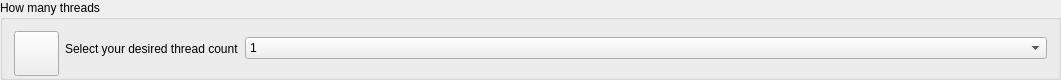
         <widget class="QGroupBox" name="groupBox_6">
          <property name="geometry">
           <rect>
            <x>10</x>
            <y>660</y>
            <width>1061</width>
            <height>80</height>
           </rect>
          </property>
          <property name="minimumSize">
           <size>
            <width>0</width>
            <height>80</height>
           </size>
          </property>
          <property name="title">
           <string>How many threads</string>
          </property>
          <layout class="QHBoxLayout" name="horizontalLayout_32">
           <item>
            <widget class="QPushButton" name="pushButton_8">
             <property name="minimumSize">
              <size>
               <width>45</width>
               <height>45</height>
              </size>
             </property>
             <property name="maximumSize">
              <size>
               <width>45</width>
               <height>45</height>
              </size>
             </property>
             <property name="text">
              <string/>
             </property>
             <property name="icon">
              <iconset>
               <normaloff>images/threads.svg</normaloff>images/threads.svg</iconset>
             </property>
             <property name="iconSize">
              <size>
               <width>30</width>
               <height>30</height>
              </size>
             </property>
            </widget>
           </item>
           <item>
            <layout class="QHBoxLayout" name="horizontalLayout_33">
             <item>
              <widget class="QLabel" name="label_8">
               <property name="sizePolicy">
                <sizepolicy hsizetype="Fixed" vsizetype="Preferred">
                 <horstretch>0</horstretch>
                 <verstretch>0</verstretch>
                </sizepolicy>
               </property>
               <property name="minimumSize">
                <size>
                 <width>160</width>
                 <height>0</height>
                </size>
               </property>
               <property name="text">
                <string>Select your desired thread count</string>
               </property>
               <property name="margin">
                <number>0</number>
               </property>
              </widget>
             </item>
             <item>
              <widget class="QComboBox" name="comboBox_4">
               <property name="sizePolicy">
                <sizepolicy hsizetype="Preferred" vsizetype="Fixed">
                 <horstretch>0</horstretch>
                 <verstretch>0</verstretch>
                </sizepolicy>
               </property>
               <item>
                <property name="text">
                 <string>1</string>
                </property>
               </item>
               <item>
                <property name="text">
                 <string>2</string>
                </property>
               </item>
               <item>
                <property name="text">
                 <string>3</string>
                </property>
               </item>
               <item>
                <property name="text">
                 <string>4</string>
                </property>
               </item>
               <item>
                <property name="text">
                 <string>5</string>
                </property>
               </item>
               <item>
                <property name="text">
                 <string>6</string>
                </property>
               </item>
               <item>
                <property name="text">
                 <string>7</string>
                </property>
               </item>
               <item>
                <property name="text">
                 <string>8</string>
                </property>
               </item>
               <item>
                <property name="text">
                 <string>9</string>
                </property>
               </item>
               <item>
                <property name="text">
                 <string>10</string>
                </property>
               </item>
               <item>
                <property name="text">
                 <string>11</string>
                </property>
               </item>
               <item>
                <property name="text">
                 <string>12</string>
                </property>
               </item>
               <item>
                <property name="text">
                 <string>13</string>
                </property>
               </item>
               <item>
                <property name="text">
                 <string>14</string>
                </property>
               </item>
               <item>
                <property name="text">
                 <string>15</string>
                </property>
               </item>
               <item>
                <property name="text">
                 <string>16</string>
                </property>
               </item>
               <item>
                <property name="text">
                 <string>17</string>
                </property>
               </item>
               <item>
                <property name="text">
                 <string>18</string>
                </property>
               </item>
               <item>
                <property name="text">
                 <string>19</string>
                </property>
               </item>
               <item>
                <property name="text">
                 <string>20</string>
                </property>
               </item>
               <item>
                <property name="text">
                 <string>21</string>
                </property>
               </item>
               <item>
                <property name="text">
                 <string>22</string>
                </property>
               </item>
               <item>
                <property name="text">
                 <string>23</string>
                </property>
               </item>
               <item>
                <property name="text">
                 <string>24</string>
                </property>
               </item>
               <item>
                <property name="text">
                 <string>25</string>
                </property>
               </item>
               <item>
                <property name="text">
                 <string>26</string>
                </property>
               </item>
               <item>
                <property name="text">
                 <string>27</string>
                </property>
               </item>
               <item>
                <property name="text">
                 <string>28</string>
                </property>
               </item>
               <item>
                <property name="text">
                 <string>29</string>
                </property>
               </item>
               <item>
                <property name="text">
                 <string>30</string>
                </property>
               </item>
               <item>
                <property name="text">
                 <string>31</string>
                </property>
               </item>
               <item>
                <property name="text">
                 <string>32</string>
                </property>
               </item>
               <item>
                <property name="text">
                 <string>33</string>
                </property>
               </item>
               <item>
                <property name="text">
                 <string>34</string>
                </property>
               </item>
               <item>
                <property name="text">
                 <string>35</string>
                </property>
               </item>
               <item>
                <property name="text">
                 <string>36</string>
                </property>
               </item>
               <item>
                <property name="text">
                 <string>37</string>
                </property>
               </item>
               <item>
                <property name="text">
                 <string>38</string>
                </property>
               </item>
               <item>
                <property name="text">
                 <string>39</string>
                </property>
               </item>
               <item>
                <property name="text">
                 <string>40</string>
                </property>
               </item>
               <item>
                <property name="text">
                 <string>41</string>
                </property>
               </item>
               <item>
                <property name="text">
                 <string>42</string>
                </property>
               </item>
               <item>
                <property name="text">
                 <string>43</string>
                </property>
               </item>
               <item>
                <property name="text">
                 <string>44</string>
                </property>
               </item>
               <item>
                <property name="text">
                 <string>45</string>
                </property>
               </item>
               <item>
                <property name="text">
                 <string>46</string>
                </property>
               </item>
               <item>
                <property name="text">
                 <string>47</string>
                </property>
               </item>
               <item>
                <property name="text">
                 <string>48</string>
                </property>
               </item>
               <item>
                <property name="text">
                 <string>49</string>
                </property>
               </item>
               <item>
                <property name="text">
                 <string>50</string>
                </property>
               </item>
               <item>
                <property name="text">
                 <string>51</string>
                </property>
               </item>
               <item>
                <property name="text">
                 <string>52</string>
                </property>
               </item>
               <item>
                <property name="text">
                 <string>53</string>
                </property>
               </item>
               <item>
                <property name="text">
                 <string>54</string>
                </property>
               </item>
               <item>
                <property name="text">
                 <string>55</string>
                </property>
               </item>
               <item>
                <property name="text">
                 <string>56</string>
                </property>
               </item>
               <item>
                <property name="text">
                 <string>57</string>
                </property>
               </item>
               <item>
                <property name="text">
                 <string>58</string>
                </property>
               </item>
               <item>
                <property name="text">
                 <string>59</string>
                </property>
               </item>
               <item>
                <property name="text">
                 <string>60</string>
                </property>
               </item>
               <item>
                <property name="text">
                 <string>61</string>
                </property>
               </item>
               <item>
                <property name="text">
                 <string>62</string>
                </property>
               </item>
               <item>
                <property name="text">
                 <string>63</string>
                </property>
               </item>
               <item>
                <property name="text">
                 <string>64</string>
                </property>
               </item>
               <item>
                <property name="text">
                 <string>65</string>
                </property>
               </item>
               <item>
                <property name="text">
                 <string>66</string>
                </property>
               </item>
               <item>
                <property name="text">
                 <string>67</string>
                </property>
               </item>
               <item>
                <property name="text">
                 <string>68</string>
                </property>
               </item>
               <item>
                <property name="text">
                 <string>69</string>
                </property>
               </item>
               <item>
                <property name="text">
                 <string>70</string>
                </property>
               </item>
               <item>
                <property name="text">
                 <string>71</string>
                </property>
               </item>
               <item>
                <property name="text">
                 <string>72</string>
                </property>
               </item>
               <item>
                <property name="text">
                 <string>73</string>
                </property>
               </item>
               <item>
                <property name="text">
                 <string>74</string>
                </property>
               </item>
               <item>
                <property name="text">
                 <string>75</string>
                </property>
               </item>
               <item>
                <property name="text">
                 <string>76</string>
                </property>
               </item>
               <item>
                <property name="text">
                 <string>77</string>
                </property>
               </item>
               <item>
                <property name="text">
                 <string>78</string>
                </property>
               </item>
               <item>
                <property name="text">
                 <string>79</string>
                </property>
               </item>
               <item>
                <property name="text">
                 <string>80</string>
                </property>
               </item>
               <item>
                <property name="text">
                 <string>81</string>
                </property>
               </item>
               <item>
                <property name="text">
                 <string>82</string>
                </property>
               </item>
               <item>
                <property name="text">
                 <string>83</string>
                </property>
               </item>
               <item>
                <property name="text">
                 <string>84</string>
                </property>
               </item>
               <item>
                <property name="text">
                 <string>85</string>
                </property>
               </item>
               <item>
                <property name="text">
                 <string>86</string>
                </property>
               </item>
               <item>
                <property name="text">
                 <string>87</string>
                </property>
               </item>
               <item>
                <property name="text">
                 <string>88</string>
                </property>
               </item>
               <item>
                <property name="text">
                 <string>89</string>
                </property>
               </item>
               <item>
                <property name="text">
                 <string>90</string>
                </property>
               </item>
               <item>
                <property name="text">
                 <string>91</string>
                </property>
               </item>
               <item>
                <property name="text">
                 <string>92</string>
                </property>
               </item>
               <item>
                <property name="text">
                 <string>93</string>
                </property>
               </item>
               <item>
                <property name="text">
                 <string>94</string>
                </property>
               </item>
               <item>
                <property name="text">
                 <string>95</string>
                </property>
               </item>
               <item>
                <property name="text">
                 <string>96</string>
                </property>
               </item>
               <item>
                <property name="text">
                 <string>97</string>
                </property>
               </item>
               <item>
                <property name="text">
                 <string>98</string>
                </property>
               </item>
               <item>
                <property name="text">
                 <string>99</string>
                </property>
               </item>
               <item>
                <property name="text">
                 <string>100</string>
                </property>
               </item>
               <item>
                <property name="text">
                 <string>101</string>
                </property>
               </item>
               <item>
                <property name="text">
                 <string>102</string>
                </property>
               </item>
               <item>
                <property name="text">
                 <string>103</string>
                </property>
               </item>
               <item>
                <property name="text">
                 <string>104</string>
                </property>
               </item>
               <item>
                <property name="text">
                 <string>105</string>
                </property>
               </item>
               <item>
                <property name="text">
                 <string>106</string>
                </property>
               </item>
               <item>
                <property name="text">
                 <string>107</string>
                </property>
               </item>
               <item>
                <property name="text">
                 <string>108</string>
                </property>
               </item>
               <item>
                <property name="text">
                 <string>109</string>
                </property>
               </item>
               <item>
                <property name="text">
                 <string>110</string>
                </property>
               </item>
               <item>
                <property name="text">
                 <string>111</string>
                </property>
               </item>
               <item>
                <property name="text">
                 <string>112</string>
                </property>
               </item>
               <item>
                <property name="text">
                 <string>113</string>
                </property>
               </item>
               <item>
                <property name="text">
                 <string>114</string>
                </property>
               </item>
               <item>
                <property name="text">
                 <string>115</string>
                </property>
               </item>
               <item>
                <property name="text">
                 <string>116</string>
                </property>
               </item>
               <item>
                <property name="text">
                 <string>117</string>
                </property>
               </item>
               <item>
                <property name="text">
                 <string>118</string>
                </property>
               </item>
               <item>
                <property name="text">
                 <string>119</string>
                </property>
               </item>
               <item>
                <property name="text">
                 <string>120</string>
                </property>
               </item>
               <item>
                <property name="text">
                 <string/>
                </property>
               </item>
              </widget>
             </item>
            </layout>
           </item>
          </layout>
         </widget>
